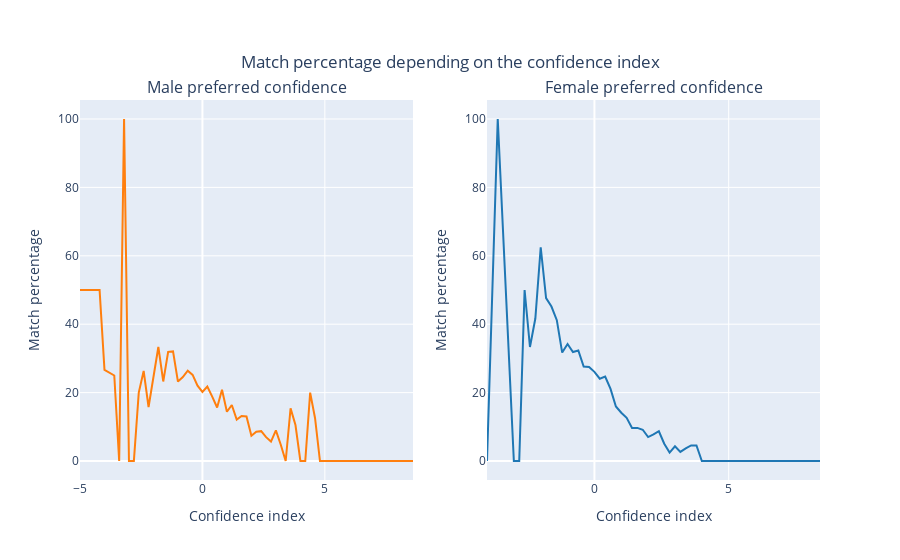

Source (notebook cell):
### Markdown cell above
To do this we create some kind of confidence index, which is the difference between the own rating and the date rating (divide by the number of attributes rated)

### Code cell
dataset ['confidence'] = ((dataset['attr3_1'] + dataset['sinc3_1'] + dataset['fun3_1'] + dataset['intel3_1'] + dataset['amb3_1']) - (dataset['attr'] + dataset['sinc'] + dataset['fun'] + dataset['intel'] + dataset['amb']))/5

fig_confidence = make_subplots(rows = 1, cols = 2, subplot_titles = ("Male preferred confidence", "Female preferred confidence"))

fig_confidence.add_trace(go.Scatter(x = dataset.loc[dataset['gender'] == 1,:].groupby(['confidence']).sum().index, 
                                    y =(dataset.loc[dataset['gender'] == 1,:].groupby(['confidence']).sum()['match'].sort_index().values)/dataset.loc[dataset['gender'] == 1,:]['confidence'].value_counts().sort_index().values*100 ,
                                    line=dict(color='#ff7f0e')))
fig_confidence.add_trace(go.Scatter(x = dataset.loc[dataset['gender'] == 0,:].groupby(['confidence']).sum().index, 
                                    y =(dataset.loc[dataset['gender'] == 0,:].groupby(['confidence']).sum()['match'].sort_index().values)/dataset.loc[dataset['gender'] == 0,:]['confidence'].value_counts().sort_index().values*100 ,
                                    line=dict(color='#1f77b4')),
                                    row = 1,
                                    col = 2)
    
fig_confidence.update_layout(
    yaxis1_title = 'Match percentage',
    yaxis2_title = 'Match percentage',
    xaxis1_title = 'Confidence index',
    xaxis2_title = 'Confidence index',
    showlegend = False,
    title={
        'text': "Match percentage depending on the confidence index",
        'y':0.9,
        'x':0.5,
        'xanchor': 'center',
        'yanchor': 'top'})

### Figure 1 — Plotly figure (JSON) as saved in the notebook; plotly's stock layout.template omitted (floating-point values rounded to 4 significant figures)
{"data": [{"line": {"color": "#ff7f0e"}, "type": "scatter", "x": [-5, -4.2, -4, -3.6, -3.4, -3.2, -3, -2.8, -2.6, -2.4, -2.2, -2, -1.8, -1.6, -1.4, -1.2, -1, -0.8, -0.6, -0.4, -0.2, 0, 0.2, 0.4, 0.6, 0.8, 1, 1.2, 1.4, 1.6, 1.8, 2, 2.2, 2.4, 2.6, 2.8, 3, 3.2, 3.4, 3.6, 3.8, 4, 4.2, 4.4, 4.6, 4.8, 5, 5.2, 5.4, 5.6, 5.8, 6, 6.2, 6.6, 7, 7.8, 8, 8.2, 8.6], "y": [50, 50, 26.67, 25, 0, 100, 0, 0, 20, 26.32, 15.79, 25, 33.33, 23.26, 31.91, 32.05, 23.23, 24.53, 26.39, 25.18, 22.02, 20.19, 21.76, 18.81, 15.64, 20.83, 14.41, 16.38, 12.11, 13.16, 13.04, 7.362, 8.553, 8.725, 6.977, 5.682, 8.974, 4.762, 0, 15.38, 10.53, 0, 0, 20, 12.5, 0, 0, 0, 0, 0, 0, 0, 0, 0, 0, 0, 0, 0, 0]}, {"line": {"color": "#1f77b4"}, "type": "scatter", "x": [-4, -3.6, -3, -2.8, -2.6, -2.4, -2.2, -2, -1.8, -1.6, -1.4, -1.2, -1, -0.8, -0.6, -0.4, -0.2, 0, 0.2, 0.4, 0.6, 0.8, 1, 1.2, 1.4, 1.6, 1.8, 2, 2.2, 2.4, 2.6, 2.8, 3, 3.2, 3.4, 3.6, 3.8, 4, 4.2, 4.4, 4.6, 4.8, 5, 5.2, 5.4, 5.6, 5.8, 6, 6.2, 6.4, 6.6, 6.8, 7, 7.2, 7.6, 7.8, 8.4], "xaxis": "x2", "y": [0, 100, 0, 0, 50, 33.33, 41.67, 62.5, 47.62, 45.16, 41.18, 31.71, 34.21, 31.87, 32.32, 27.63, 27.47, 26.06, 24.07, 24.71, 21.07, 15.95, 14.11, 12.6, 9.677, 9.677, 9.135, 6.993, 7.784, 8.696, 5.051, 2.469, 4.286, 2.667, 3.704, 4.545, 4.545, 0, 0, 0, 0, 0, 0, 0, 0, 0, 0, 0, 0, 0, 0, 0, 0, 0, 0, 0, 0], "yaxis": "y2"}], "layout": {"annotations": [{"font": {"size": 16}, "showarrow": false, "text": "Male preferred confidence", "x": 0.225, "xanchor": "center", "xref": "paper", "y": 1, "yanchor": "bottom", "yref": "paper"}, {"font": {"size": 16}, "showarrow": false, "text": "Female preferred confidence", "x": 0.775, "xanchor": "center", "xref": "paper", "y": 1, "yanchor": "bottom", "yref": "paper"}], "showlegend": false, "title": {"text": "Match percentage depending on the confidence index", "x": 0.5, "xanchor": "center", "y": 0.9, "yanchor": "top"}, "xaxis": {"anchor": "y", "domain": [0, 0.45], "title": {"text": "Confidence index"}}, "xaxis2": {"anchor": "y2", "domain": [0.55, 1], "title": {"text": "Confidence index"}}, "yaxis": {"anchor": "x", "domain": [0, 1], "title": {"text": "Match percentage"}}, "yaxis2": {"anchor": "x2", "domain": [0, 1], "title": {"text": "Match percentage"}}}}
